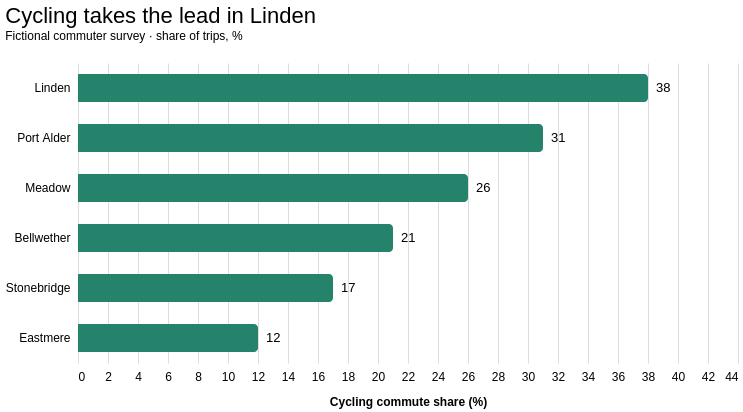

Describe this chart as a Vega-Lite specification.
### Vega-Lite specification from a JSON file in a GitHub repository (floating-point values rounded to 4 significant figures)
{"$schema": "https://vega.github.io/schema/vega-lite/v6.json", "title": {"text": "Cycling takes the lead in Linden", "subtitle": "Fictional commuter survey · share of trips, %"}, "description": "Six fictional cities ranked by cycling commute share.", "data": {"values": [{"city": "Linden", "share": 38}, {"city": "Port Alder", "share": 31}, {"city": "Meadow", "share": 26}, {"city": "Bellwether", "share": 21}, {"city": "Stonebridge", "share": 17}, {"city": "Eastmere", "share": 12}]}, "width": 660, "height": 300, "encoding": {"y": {"field": "city", "type": "nominal", "sort": ["Linden", "Port Alder", "Meadow", "Bellwether", "Stonebridge", "Eastmere"], "axis": {"title": null}}, "x": {"field": "share", "type": "quantitative", "scale": {"zero": true, "domain": [0, 44]}, "axis": {"title": "Cycling commute share (%)"}}}, "layer": [{"mark": {"type": "bar", "color": "#26836b", "cornerRadiusEnd": 4, "height": 28, "tooltip": true}}, {"mark": {"type": "text", "align": "left", "dx": 8, "fontSize": 13}, "encoding": {"text": {"field": "share", "type": "quantitative", "format": ".0f"}}}], "config": {"view": {"stroke": null}, "axis": {"domain": false, "ticks": false, "labelPadding": 8, "titlePadding": 14, "labelFontSize": 12, "titleFontSize": 12}, "title": {"anchor": "start", "fontSize": 22, "fontWeight": 500, "offset": 20}, "range": {"category": ["#26836b", "#db9562", "#718ec4", "#b896bf"]}}}
